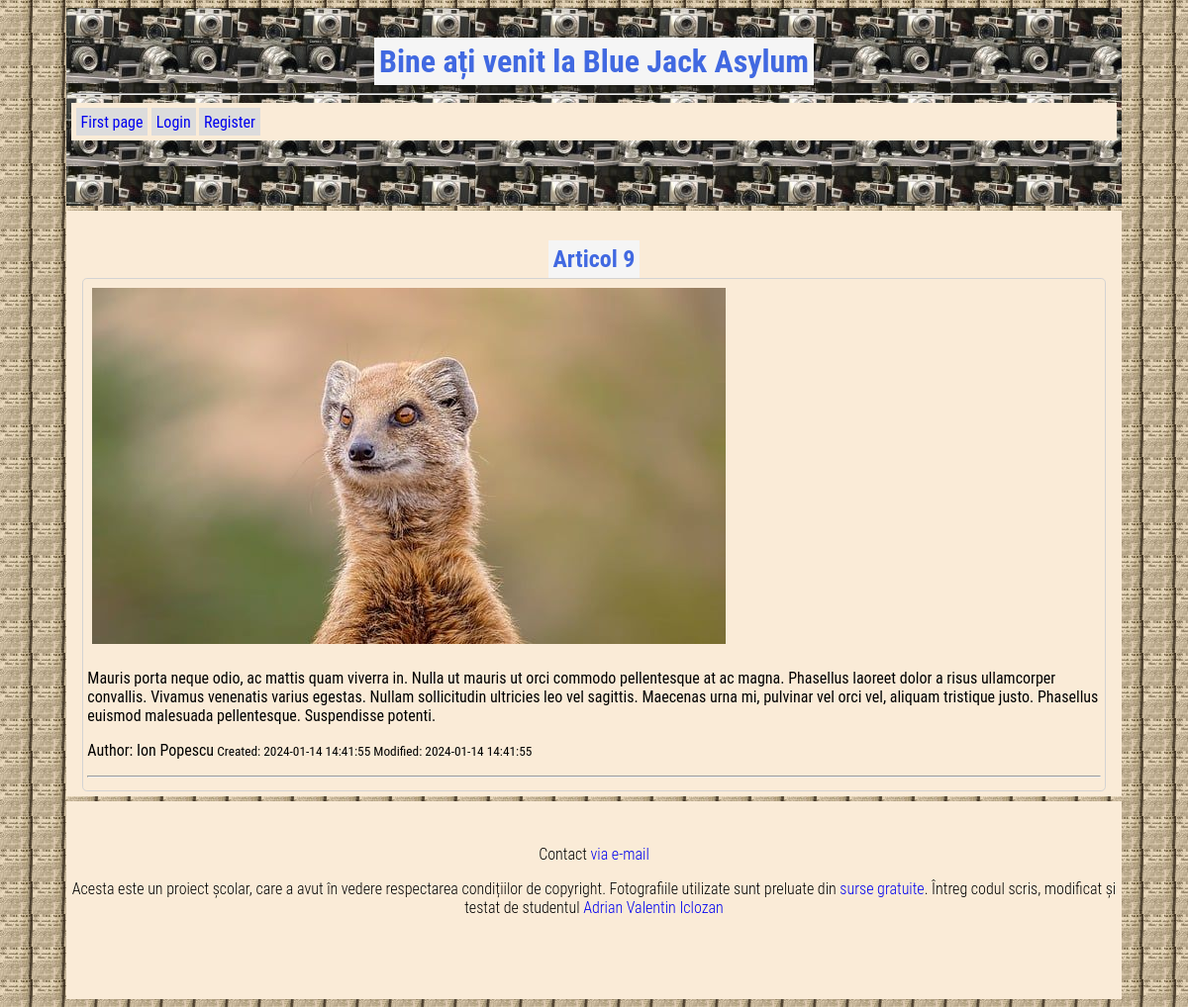
The page /SITE/post.php?id=9&page=1 on the database its author committed.
### tables this page shows
CREATE TABLE posts (
	id INT NOT NULL AUTO_INCREMENT PRIMARY KEY,
	post_title VARCHAR(255),
	post_content LONGTEXT,
	author_id INT,
	picture_id INT,
	public TINYINT,
	created_at TIMESTAMP DEFAULT CURRENT_TIMESTAMP,
	modified_at TIMESTAMP DEFAULT CURRENT_TIMESTAMP ON UPDATE CURRENT_TIMESTAMP,
	img_reference VARCHAR(255),
	FOREIGN KEY(author_id) REFERENCES users(id),
	FOREIGN KEY(picture_id) REFERENCES pics(id)
	);

CREATE TABLE pics (
	id INT NOT NULL AUTO_INCREMENT PRIMARY KEY,
	name VARCHAR(255) NOT NULL,
	category VARCHAR(255) DEFAULT 'generic',
	path VARCHAR(255) NOT NULL
	);

CREATE TABLE users (
	id INT NOT NULL AUTO_INCREMENT PRIMARY KEY,
	first_name VARCHAR(100) NOT NULL,
	last_name VARCHAR(100) NOT NULL,
	username VARCHAR(30) UNIQUE NOT NULL,
	password VARCHAR(255) NOT NULL,
	role VARCHAR(100) NOT NULL DEFAULT 'normal'
	);

### SITE/backend/postBackend.php (called while the page is built, shortened)
<?php
require_once("config.php");
if(isset($_GET['id']) && is_numeric($_GET['id'])){
    $id = intval($_GET['id']);
    $sql = "SELECT pics.name, posts.post_title, posts.post_content, posts.public, posts.created_at, posts.modified_at, users.first_name, users.last_name
    FROM users INNER JOIN posts
    ON users.id = posts.author_id
    INNER JOIN pics
    ON posts.picture_id = pics.id
    WHERE posts.id = :id";
    if($stmt = $connection->prepare($sql)){
        $stmt->bindParam(':id', $id);
        if($stmt->execute()){
            $post = $stmt->fetch();
            $title = $post['post_title'];
            $content = $post['post_content'];
            $created = $post['created_at'];
            $modified = $post['modified_at'];
            $author = $post['first_name'] . ' ' . $post['last_name'];
            $picture = $post['name'];
        }
    }
} else {
    header('location: ../index.php');
    die;
}

### SITE/post.php (the view, shortened to what this page needs)
<?php
    require_once("backend/postBackend.php");
?>
<!DOCTYPE html>
<html>
    <head>
        <link href="css/indexStyle.css" rel="stylesheet">
    </head>
    <body>
        <header>
            <h1 class="blue"><a href="index.php">Bine ați venit la Blue Jack Asylum</a></h1>
            <hr>
            <nav>
                <a href="index.php">First page</a>
                <a href="login.php">Login</a>
                <a href="register.php">Register</a>
            </nav>
        </header>
        <main>
            <section>
                <h2 class='blue'><?php echo $title; ?></h2>
                <article class="single-post">
                    <div class="single-post-img">
                        <img <?php echo "src='img/" . $picture . "' alt='post image'"; ?>>
                    </div>
                    <p><?php echo $content; ?></p>
                    <p>Author: <?php echo $author; ?><small> Created: <?php echo $created; ?></small><small> Modified: <?php echo $modified; ?></small></p>
                <article>
            <hr>
            </section>
        </main>
        <footer>
            <section id="footer-content">
                <p>Contact <a href="mailto:valentin.iclozan27@gmail.com">via e-mail</a></p>
                <p>Acesta este un proiect școlar, care a avut în vedere respectarea condițiilor de copyright. Fotografiile utilizate sunt preluate din <a href="https://pixabay.com/" target="_blank">surse gratuite</a>. Întreg codul scris, modificat și testat de studentul <a href="https://adrian2771.github.io/studyproject/">Adrian Valentin Iclozan</a></p>
            </section>
        </footer>
    </body>
</html>

### SITE/css/indexStyle.css (style rules this page uses)
* { box-sizing: border-box; }
body { background-image: url('../img/moonlanding_30.jpg'); background-attachment: fixed; background-color: antiquewhite; font-family: 'Roboto Condensed', sans-serif; }
h1, h2, h3 { text-align: center; }
h1 a, h2 a, h3 a { color: inherit; }
.blue { color: royalblue; background-color: whitesmoke; width: fit-content; margin-top: 1.6rem; margin-right: auto; margin-bottom: 0; margin-left: auto; padding: .3rem; }
a { text-decoration: none; display: inline-block; }
main, header, footer { width: 90%; margin: 0 auto .3rem auto; padding: .3rem; background-color: antiquewhite; }
header { background-image: url('../img/vintage-cameras_120.jpg'); background-attachment: fixed; }
nav { padding: inherit; background-color: inherit; }
nav > a { background-color: gainsboro; padding: .3rem; }
header, footer { min-height: 25vh; }
#footer-content { margin-top: 2.5rem; font-weight: lighter; text-align: center; }
.single-post { margin: 0 auto; width: 98%; border: 1px solid lightgray; border-radius: .3rem; padding: .3rem; }
.post-img > img, .single-post-img > img { max-width: 100%; margin: 0 auto; padding:.3em; }

### rows shown on the page
posts: post_title "Articol 9", picture.name (picture), post_content "Mauris porta neque odio, ac mattis quam viverra in. Nulla ut mauris ut orci commodo pellentesque at ac magna. Phasellus laoreet dolor a risus ullamcorper convallis. Vivamus venenatis varius egestas. Nullam sollicitudin ultricies leo vel sagittis. Maecenas urna mi, pulvinar vel orci vel, aliquam tristique justo. Phasellus euismod malesuada pellentesque. Suspendisse potenti.", author.last_name "Ion Popescu", created_at "2024-01-14 14:41:55", modified_at "2024-01-14 14:41:55"
